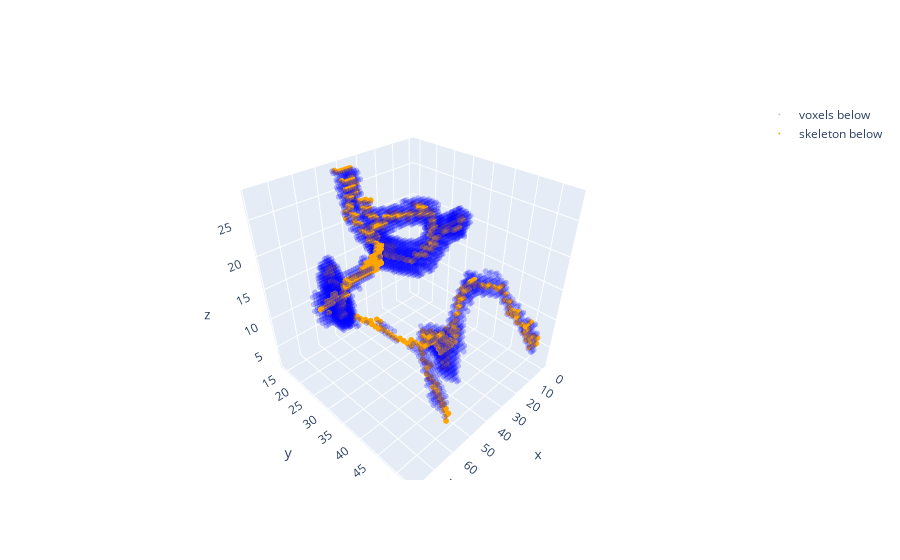

Source (notebook cell):
### Code cell
MC = mc.MorseComplex(d)
MC.process_lower_stars(10, 10, 10)

MC.extract_morse_skeleton_below(threshold)

plot_morse_skeleton(MC, d, threshold, plot_critical=False)
MC.get_number_of_critical_cells(threshold)

### Figure 1 — Plotly figure (JSON) as saved in the notebook; plotly's stock layout.template omitted (floating-point values rounded to 4 significant figures; data arrays with more than 128 entries replaced by an {"elided": "..."} marker saying what was removed)
{"data": [{"marker": {"color": "blue", "size": 2}, "mode": "markers", "name": "voxels below", "opacity": 0.25, "type": "scatter3d", "x": {"elided": "3045 int values"}, "y": {"elided": "3045 int values"}, "z": {"elided": "3045 int values"}}, {"marker": {"color": "orange", "size": 2}, "mode": "markers", "name": "skeleton below", "type": "scatter3d", "x": {"elided": "705 int values"}, "y": {"elided": "705 int values"}, "z": {"elided": "705 int values"}}], "layout": {"scene": {"aspectmode": "manual", "aspectratio": {"x": 1, "y": 1, "z": 1}}}}
